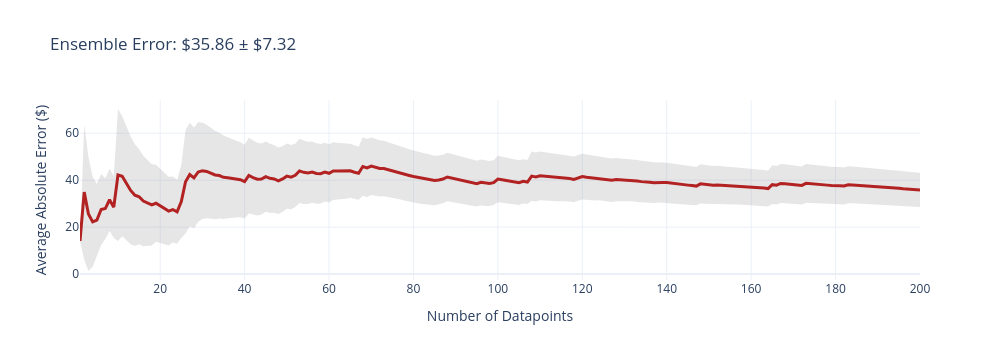
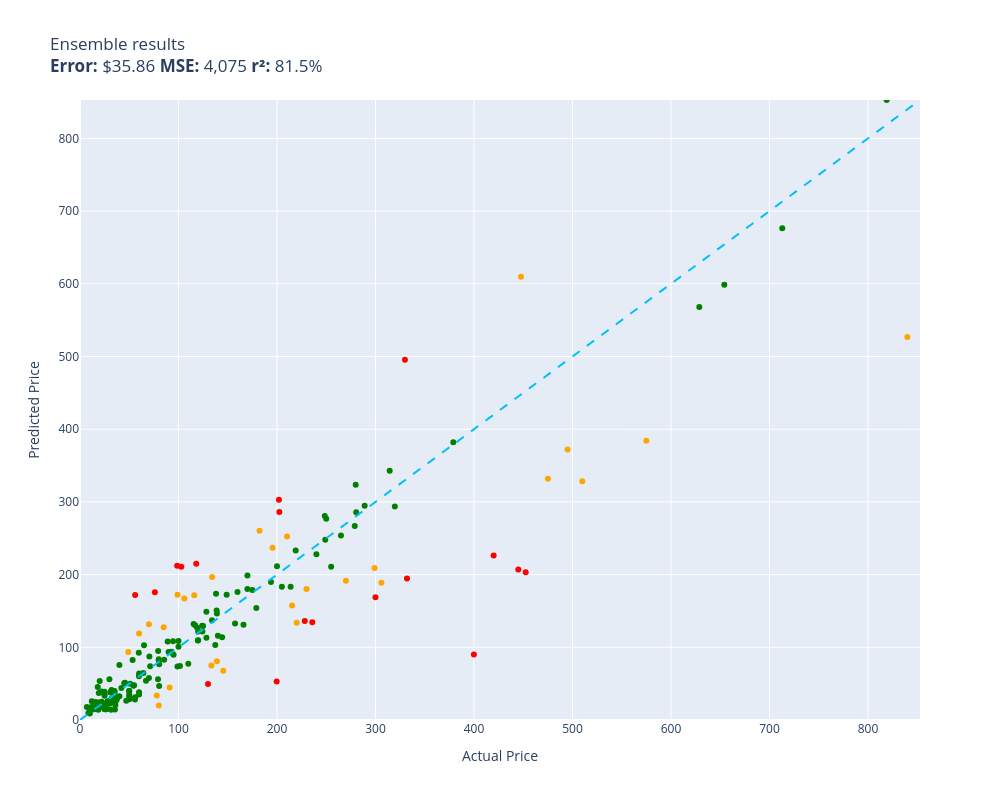

Notebook code cell kept with these figures, in order:
### Code cell
evaluate(ensemble, test)

### Figure 1 — Plotly figure (JSON) as saved in the notebook; plotly's stock layout.template omitted (floating-point values rounded to 4 significant figures; data arrays with more than 128 entries replaced by an {"elided": "..."} marker saying what was removed)
{"data": [{"fill": "toself", "fillcolor": "rgba(128,128,128,0.2)", "hoverinfo": "skip", "line": {"color": "rgba(255,255,255,0)"}, "name": "95% CI", "showlegend": false, "type": "scatter", "x": {"elided": "400 int values"}, "y": {"elided": "400 float values"}}, {"customdata": {"elided": "200x1 float values"}, "hovertemplate": "n=%{x}<br>Avg Error=$%{y:,.2f}<br>±95% CI=$%{customdata[0]:,.2f}<extra></extra>", "line": {"color": "firebrick", "width": 3}, "mode": "lines", "name": "Cumulative Avg Error", "type": "scatter", "x": {"elided": "200 int values"}, "y": {"elided": "200 float values"}}], "layout": {"height": 360, "showlegend": false, "title": {"text": "Ensemble Error: $35.86 ± $7.32"}, "width": 1000, "xaxis": {"title": {"text": "Number of Datapoints"}}, "yaxis": {"title": {"text": "Average Absolute Error ($)"}}}}

### Figure 2 — Plotly figure (JSON) as saved in the notebook; plotly's stock layout.template omitted (floating-point values rounded to 4 significant figures; data arrays with more than 128 entries replaced by an {"elided": "..."} marker saying what was removed)
{"data": [{"customdata": {"elided": "153x1 str values"}, "hovertemplate": "%{customdata[0]}<extra></extra>", "legendgroup": "green", "marker": {"color": "green", "size": 6, "symbol": "circle"}, "mode": "markers", "name": "green", "orientation": "v", "showlegend": true, "type": "scatter", "x": {"elided": "153 float values"}, "xaxis": "x", "y": {"elided": "153 float values"}, "yaxis": "y"}, {"customdata": [["telpo Headlight Assembly Fit For 15 Camr...\nGuess=$171.71 Actual=$115.99"], ["RBC12-UPC Replacement Battery Cartridge ...\nGuess=$180.19 Actual=$229.99"], ["ACDelco GM Original Equipment FW339 Fron...\nGuess=$157.37 Actual=$215.33"], ["APS iBoard 6-inch Aluminum (Black Powder...\nGuess=$252.48 Actual=$210.23"], ["HK SYSTEMS 13\" Heavy Duty Black \"Push\" O...\nGuess=$127.47 Actual=$84.95"], ["Mini PC, Kinupute Desktop Computer E3-12...\nGuess=$371.92 Actual=$495.00"], ["Clementoni 39132.5 Jigsaw Puzzle 1,000 P...\nGuess=$19.92 Actual=$79.95"], ["Dakota Alert MURS Alert Probe Sensor - M...\nGuess=$133.84 Actual=$219.99"], ["Wenger City Upgrade Laptop Backpack with...\nGuess=$67.57 Actual=$145.42"], ["KOHLER 18865-CP Filtered Water Faucet, P...\nGuess=$331.93 Actual=$475.00"], ["Diversitech WG840585 Motor, (Ddb) 1/3Hp,...\nGuess=$196.61 Actual=$134.12"], ["Webcem Solar Shed Light Outdoor Indoor, ...\nGuess=$33.84 Actual=$77.96"], ["Festool 492370 Platin 2 S1000 Grit 6-Inc...\nGuess=$44.68 Actual=$91.00"], ["LEGO Marvel Avengers War Machine Buster ...\nGuess=$118.82 Actual=$59.95"], ["ANZO USA 111207 GMC SIERRA 99-06 / YUKON...\nGuess=$260.48 Actual=$182.28"], ["Kingston Brass KS269SN Kingston Clawfoot...\nGuess=$188.77 Actual=$305.99"], ["Aeromotive 13304 Regulator, X1 Adjustabl...\nGuess=$191.60 Actual=$269.95"], ["Walker Exhaust Ultra EPA 16478 Direct Fi...\nGuess=$384.01 Actual=$574.99"], ["Mikrotik RB3011UIAS-RM RouterBOARD 10xGi...\nGuess=$208.91 Actual=$299.00"], ["MXR Carbon Copy Deluxe Analog Delay Guit...\nGuess=$236.90 Actual=$195.50"], ["Auertech Portable Washing Machine, 14lbs...\nGuess=$172.43 Actual=$98.99"], ["New Replacement seat cover fits Yamaha M...\nGuess=$80.70 Actual=$138.95"], ["Skullcandy Hesh Evo Bluetooth Headphones...\nGuess=$131.81 Actual=$69.99"], ["Competition Clutch Disc and Pressure Pla...\nGuess=$328.51 Actual=$510.00"], ["KUNFINE Android Radio CarPlay & Android ...\nGuess=$167.16 Actual=$106.00"], ["A-Premium Front Suspension Steering Knuc...\nGuess=$93.60 Actual=$48.99"], ["Dell XPS 13 9343-2727SLV 13.3\" Full HD S...\nGuess=$526.79 Actual=$839.99"], ["Steering Wheel, Carbon Fiber Automotive ...\nGuess=$609.85 Actual=$447.74"], ["Targus CityGear Durable Backpack, Black,...\nGuess=$75.01 Actual=$133.43"]], "hovertemplate": "%{customdata[0]}<extra></extra>", "legendgroup": "orange", "marker": {"color": "orange", "size": 6, "symbol": "circle"}, "mode": "markers", "name": "orange", "orientation": "v", "showlegend": true, "type": "scatter", "x": [116.0, 230.0, 215.3, 210.2, 84.95, 495.0, 79.95, 220.0, 145.4, 475.0, 134.1, 77.96, 91.0, 59.95, 182.3, 306.0, 269.9, 575.0, 299.0, 195.5, 98.99, 138.9, 69.99, 510.0, 106.0, 48.99, 840.0, 447.7, 133.4], "xaxis": "x", "y": [171.7, 180.2, 157.4, 252.5, 127.5, 371.9, 19.92, 133.8, 67.57, 331.9, 196.6, 33.84, 44.68, 118.8, 260.5, 188.8, 191.6, 384.0, 208.9, 236.9, 172.4, 80.7, 131.8, 328.5, 167.2, 93.6, 526.8, 609.8, 75.01], "yaxis": "y"}, {"customdata": [["Pump Head TBVECHI 175PSI 4KW 5.5HP 21CFM...\nGuess=$495.51 Actual=$329.90"], ["Bam Trekking 3027SB Single Black Clarine...\nGuess=$194.57 Actual=$332.00"], ["DEWALT 20V MAX* XR Impact Driver with Bl...\nGuess=$203.41 Actual=$452.53"], ["Aolemi Oil Rubbed Bronze Single Function...\nGuess=$212.35 Actual=$98.65"], ["JRready ST6313 DT Deutsch Connector Kit,...\nGuess=$52.88 Actual=$199.68"], ["AUTOFREE LED Tail Lights Assembly Compat...\nGuess=$302.88 Actual=$201.99"], ["3D Tree Hole Branches 075 Stair Risers D...\nGuess=$49.69 Actual=$129.99"], ["Evan-Fischer Front Bumper Cover Compatib...\nGuess=$285.97 Actual=$202.38"], ["Sumerain S1339CM Double Handle Widesprea...\nGuess=$134.39 Actual=$235.86"], ["Lighted Triangle Mirror Cabinet Bathroom...\nGuess=$206.90 Actual=$445.00"], ["BESTILL Wall Mounted Shower Faucet Set, ...\nGuess=$175.86 Actual=$76.00"], ["Pioneer 2AM401-BN Two Handle Kitchen Fau...\nGuess=$136.35 Actual=$228.22"], ["LSI Broadcom SAS 9300-8i 8-port 12Gb/s S...\nGuess=$215.07 Actual=$118.00"], ["Canon Sure Shot 90u 35mm Date Camera\nGuess=$89.96 Actual=$399.89"], ["Linkloos Solar Street Lights Outdoor Wat...\nGuess=$171.87 Actual=$55.99"], ["GENUINE VOLVO THERMOSTAT (3.0, 3.2) S60 ...\nGuess=$210.84 Actual=$102.85"], ["Pacific Drums PDCM1618TTRB 16 x 18 Inche...\nGuess=$226.19 Actual=$419.99"], ["HP Laserjet 2100 Laser Printer W/Test Pr...\nGuess=$168.95 Actual=$299.98"]], "hovertemplate": "%{customdata[0]}<extra></extra>", "legendgroup": "red", "marker": {"color": "red", "size": 6, "symbol": "circle"}, "mode": "markers", "name": "red", "orientation": "v", "showlegend": true, "type": "scatter", "x": [329.9, 332.0, 452.5, 98.65, 199.7, 202.0, 130.0, 202.4, 235.9, 445.0, 76.0, 228.2, 118.0, 399.9, 55.99, 102.8, 420.0, 300.0], "xaxis": "x", "y": [495.5, 194.6, 203.4, 212.4, 52.88, 302.9, 49.69, 286.0, 134.4, 206.9, 175.9, 136.3, 215.1, 89.96, 171.9, 210.8, 226.2, 169.0], "yaxis": "y"}, {"hoverinfo": "skip", "line": {"color": "deepskyblue", "dash": "dash", "width": 2}, "mode": "lines", "name": "y = x", "showlegend": false, "type": "scatter", "x": [0, 852.8], "y": [0, 852.8]}], "layout": {"height": 800, "legend": {"title": {"text": "color"}, "tracegroupgap": 0}, "showlegend": false, "title": {"text": "Ensemble results<br><b>Error:</b> $35.86 <b>MSE:</b> 4,075 <b>r²:</b> 81.5%"}, "width": 1000, "xaxis": {"anchor": "y", "domain": [0, 1], "range": [0, 852.8], "title": {"text": "Actual Price"}}, "yaxis": {"anchor": "x", "domain": [0, 1], "range": [0, 852.8], "title": {"text": "Predicted Price"}}}}
